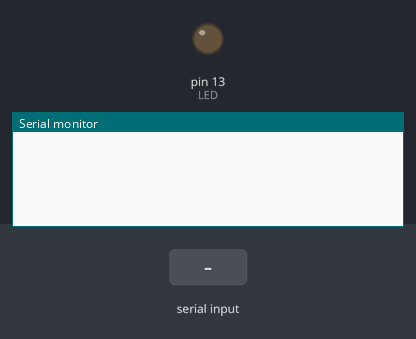
Simulated run of this sketch. Board: Arduino Uno, built with avr-gcc and run on an emulated ATmega328P. Shown: output pins drawn as LEDs (lit = HIGH), the last lines printed to the serial monitor. The test bench sets the inputs (shaded band).

Above: at 1.2 s.
1.3 s: ":" received over the second serial link
At 2.1 s:
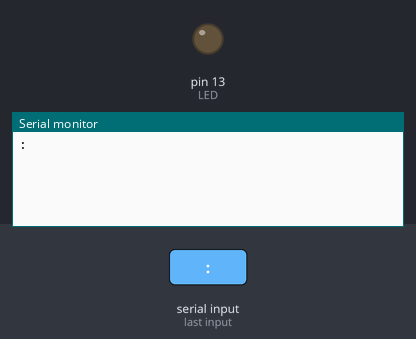
2.8 s: "0" received over the second serial link
At 3.3 s:
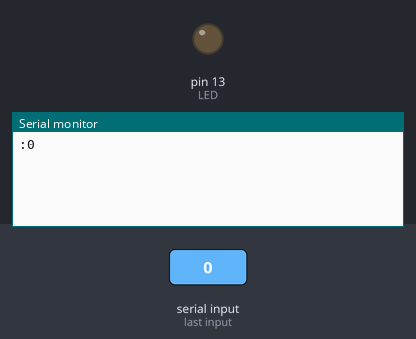

The sketch:

TweliteTest_receiver.ino
```cpp
/**
 * 受信用
 */

/**
char latastRecv[255];
int counter = 0;

void setup() {
  Serial.begin(9600);
}

void loop() {
  while(Serial.available()){    // 受信中
    char inChar = char(Serial.read());
    latastRecv[counter] = inChar;   // データをバッファに保存
    counter++;
    if(inChar == '\0'){   // null文字が来たら受信データを表示
      Serial.println(latastRecv);
      counter = 0;
    }
  }
}
*/
#include <SoftwareSerial.h>
// #include <LiquidCrystal_I2C.h>
SoftwareSerial TWE(2, 3);  // RX, TX
#define LED LED_BUILTIN

// const char disp_spd_str_x = 0;        //速度表示位置 (LCD用)
// const char disp_spd_str_y = 0;
// const char disp_spd_val_x = 0;
// const char disp_spd_val_y = 1;
unsigned long pastReceiveTime = 0;

// LiquidCrystal_I2C lcd(0x27, 16, 2);   //I2Cアドレスの設定

void setup() {
  TWE.begin(38400);
  Serial.begin(9600);
  pinMode(LED, OUTPUT);
  // lcd.begin();                    //液晶ディスプレイの初期化
  // lcd.backlight();
}


void loop() {
  static char recv[60] = {};
  static byte count = 0;
  static char latastRecv = 0;

  // Initialization
  // for (int i = 0; i < 60; ++i) recv[i] = 0;
  latastRecv = 0;

  // Receives data
  while (TWE.available()) {
    // digitalWrite(LED, HIGH);
    // Serial.print("available");
    latastRecv = (char)TWE.read();
    Serial.print(latastRecv);
    if (latastRecv == ':') {
      count = 0;
    }
    recv[count] = latastRecv;
    ++count;
    // Serial.print(count);
  }
  if (count && recv[3] == '0' && recv[4] == '1') {
    digitalWrite(LED, HIGH);
    pastReceiveTime = millis();
    for (byte i = 0; i != count; ++i) {
      // Serial.print("(");
      // Serial.print(i);
      // Serial.print(")");
      Serial.print(recv[i]);
    }
  }
  // 最後の送信から1 s以上経過しているとき、タイムアウト判定
  if (millis() - pastReceiveTime < 1000){
    if(count && recv[3] == '0' && recv[4] == '1'){
      // lcd.setCursor(disp_spd_str_x, disp_spd_str_y);
      // lcd.print("SPD");
      // lcd.setCursor(disp_spd_val_x, disp_spd_val_y);  //カーソル指定
      // lcd.print(recv[9]);
      // lcd.print(recv[10]);
      // lcd.print(".");
      // lcd.print(recv[11]);
    }
  } else {
      // lcd.setCursor(disp_spd_str_x, disp_spd_str_y);
      // lcd.print("SPD");
      // lcd.setCursor(disp_spd_val_x, disp_spd_val_y);  //カーソル指定
      // lcd.print("TOUT");
    }
  digitalWrite(LED, LOW);
}
```

Measured:
- after the input at 1.3 s, the serial monitor: prints a new line at once (image 1)
- after the input at 2.8 s, the serial monitor: prints a new line at once (image 2)
